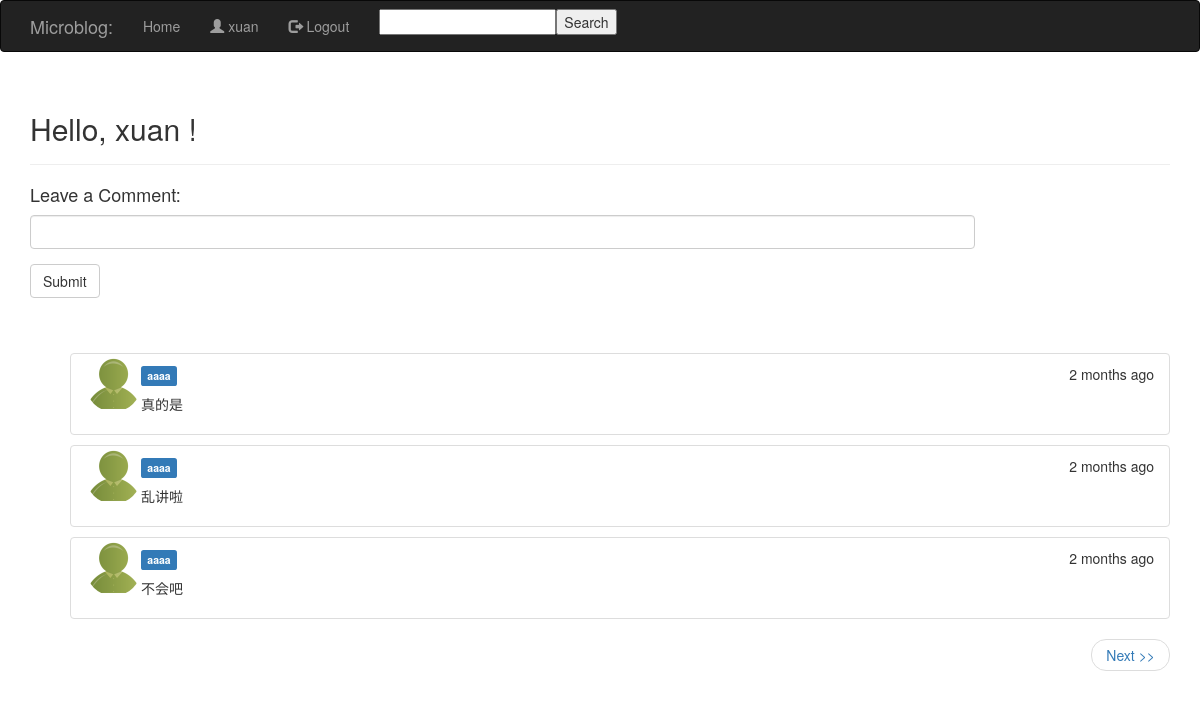
The app's page /index/ (signed in), older data.
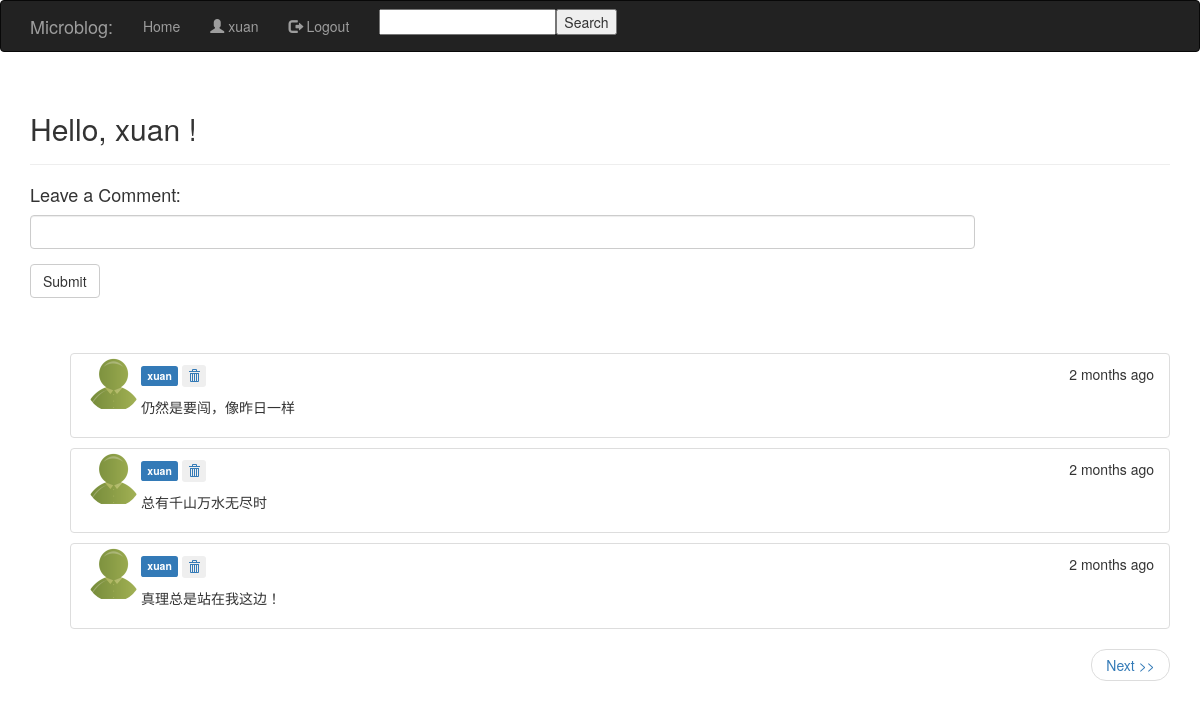
The same page, newer data.
### models.py (models this page shows, shortened)
class Post(db.Model):
    __searchable__ = ['body']
    id = db.Column(db.Integer, primary_key=True)
    body = db.Column(db.String(140))
    timestamp = db.Column(db.DateTime)
    user_id = db.Column(db.Integer, db.ForeignKey('user.id'))

class User(db.Model):
	id = db.Column(db.Integer, primary_key=True)
	username = db.Column(db.String(64), index=True, unique=True)
	password = db.Column(db.String(20))
	email = db.Column(db.String(120), index=True, unique=True)
	regdate = db.Column(db.DateTime)
	about_me = db.Column(db.String(140))
	last_seen = db.Column(db.DateTime)
	posts = db.relationship('Post', backref='author', lazy='dynamic')
	followed = db.relationship('User',
						   secondary=followers,
						   primaryjoin=(followers.c.follower_id == id),
						   secondaryjoin=(followers.c.followed_id == id),
						   backref=db.backref('followers', lazy='dynamic'),
						   lazy='dynamic')
	@property
	def is_authenticated(self):
		return True
	def followed_posts(self):
		return Post.query.join(followers, (followers.c.followed_id == Post.user_id)).filter(followers.c.follower_id == self.id).order_by(Post.timestamp.desc())

### views.py (the view)
@app.route('/', methods=['GET', 'POST'])
@app.route('/index/', methods=['GET', 'POST'])
@app.route('/index/<int:page>/', methods=['GET', 'POST'])
@login_required
def index(page=1):
	try:
		form = PostForm()
		if form.validate_on_submit():
			post = Post(body=form.post.data, timestamp=datetime.utcnow(), author=g.user)
			db.session.add(post)
			db.session.commit()
			return redirect(url_for('index'))
		posts = g.user.followed_posts().paginate(page, POSTS_PER_PAGE, False)
		return render_template('index.html',title='Home',form=form,posts=posts)
	except Exception as e:
		return(str(e))

### forms.py
class SearchForm(Form):
    search = StringField('search', validators=[DataRequired()])

class PostForm(Form):
    post = StringField('', validators=[DataRequired()])
    submit = SubmitField('Submit')

### views.py (called while the page is built)
@app.before_request
def before_request():
    g.user = current_user
    if g.user.is_authenticated:
        g.user.last_seen = datetime.utcnow()
        db.session.add(g.user)
        db.session.commit()
        g.search_form = SearchForm()

@lm.user_loader
def load_user(id):
    return User.query.get(int(id))

### templates/index.html (shortened to what this page needs)
{% extends "base.html" %}
{% block content %}
	<div class="page-header">
		<h2>Hello,
		{% if g.user.username %}
			{{ g.user.username }}
		{% else %}
			Stranger
		{% endif %}!
		</h2>
	</div>
	<h4>Leave a Comment:</h4>
	{% import "bootstrap/wtf.html" as wtf %}
	<div>
	 {{ wtf.quick_form(form, form_type="horizontal", horizontal_columns=('sm', 20, 10)) }}
    </div>
	<br>
	<br>
	{% for post in posts.items %}
		{% include 'post.html' %}
	{% endfor %}
	<div class="page">
		<ul class="pager">
		{% if posts.has_next %}
			<li class="next"><a href="{{ url_for('index', page=posts.next_num) }}">Next <span aria-hidden="true">&gt;&gt;</span></a></li>
		{% endif %}
		</ul>
	</div>
{% endblock %}

### templates/post.html
<div class="posts">
	<ul style="list-style-type:none;">
		<li class="list-group-item">
			<div class="posts-thumbnail"><a href="{{ url_for('user', username=post.author.username) }}">
				<img class="img-circle" style="max-width: 55px; margin-top: -7px;"  align="left"  src="{{ url_for('static', filename='images/default_avatar.jpg') }}"></a>
			</div>
			<div class="posts-body">
				<p>
					<a href="{{ url_for('user', username=post.author.username) }}"><span class="label label-primary">{{ post.author.username }}</span></a>
					<span class="post-moment" style="float:right">{{ moment(post.timestamp).fromNow() }}</span>
				{% if post.author.id == g.user.id %}
					<a href="{{ url_for('delete', id=post.id) }}"><button type="button" class="btn btn-xs" aria-label="right Align"><span class="glyphicon glyphicon-trash" aria-hidden="true"></span>
					</button></a>
				{% endif %}
				</p>
				<div style="overflow: auto;">
						<p style="white-space: pre-wrap;">{{ post.body }}</p>
				</div>
			</div>
		</li>
	</ul>
</div>

Row changes from the older to the newer data that the page shows:
removed Post: author.username "aaaa", timestamp "2 months ago", body "真的是"
removed Post: author.username "aaaa", timestamp "2 months ago", body "乱讲啦"
removed Post: author.username "aaaa", timestamp "2 months ago", body "不会吧"
added Post: author.username "xuan", timestamp "2 months ago", body "仍然是要闯，像昨日一样"
added Post: author.username "xuan", timestamp "2 months ago", body "总有千山万水无尽时"
added Post: author.username "xuan", timestamp "2 months ago", body "真理总是站在我这边！"
